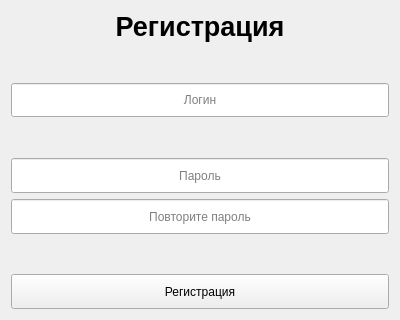
<?xml version="1.0" encoding="UTF-8"?>
<ui version="4.0">
 <class>registr</class>
 <widget class="QWidget" name="registr">
  <property name="geometry">
   <rect>
    <x>0</x>
    <y>0</y>
    <width>400</width>
    <height>320</height>
   </rect>
  </property>
  <property name="minimumSize">
   <size>
    <width>400</width>
    <height>320</height>
   </size>
  </property>
  <property name="maximumSize">
   <size>
    <width>400</width>
    <height>320</height>
   </size>
  </property>
  <property name="windowTitle">
   <string>Form</string>
  </property>
  <layout class="QGridLayout" name="gridLayout">
   <item row="1" column="0">
    <spacer name="verticalSpacer">
     <property name="orientation">
      <enum>Qt::Vertical</enum>
     </property>
     <property name="sizeType">
      <enum>QSizePolicy::MinimumExpanding</enum>
     </property>
     <property name="sizeHint" stdset="0">
      <size>
       <width>20</width>
       <height>30</height>
      </size>
     </property>
    </spacer>
   </item>
   <item row="3" column="0">
    <spacer name="verticalSpacer_2">
     <property name="orientation">
      <enum>Qt::Vertical</enum>
     </property>
     <property name="sizeType">
      <enum>QSizePolicy::MinimumExpanding</enum>
     </property>
     <property name="sizeHint" stdset="0">
      <size>
       <width>20</width>
       <height>30</height>
      </size>
     </property>
    </spacer>
   </item>
   <item row="4" column="0">
    <widget class="QLineEdit" name="PasswordEdit">
     <property name="sizePolicy">
      <sizepolicy hsizetype="Expanding" vsizetype="Expanding">
       <horstretch>0</horstretch>
       <verstretch>0</verstretch>
      </sizepolicy>
     </property>
     <property name="echoMode">
      <enum>QLineEdit::Password</enum>
     </property>
     <property name="alignment">
      <set>Qt::AlignCenter</set>
     </property>
     <property name="placeholderText">
      <string>Пароль</string>
     </property>
    </widget>
   </item>
   <item row="2" column="0">
    <widget class="QLineEdit" name="LoginEdit">
     <property name="sizePolicy">
      <sizepolicy hsizetype="Expanding" vsizetype="Expanding">
       <horstretch>0</horstretch>
       <verstretch>0</verstretch>
      </sizepolicy>
     </property>
     <property name="alignment">
      <set>Qt::AlignCenter</set>
     </property>
     <property name="placeholderText">
      <string>Логин</string>
     </property>
    </widget>
   </item>
   <item row="7" column="0">
    <widget class="QPushButton" name="RegistrButton">
     <property name="sizePolicy">
      <sizepolicy hsizetype="Minimum" vsizetype="Expanding">
       <horstretch>0</horstretch>
       <verstretch>0</verstretch>
      </sizepolicy>
     </property>
     <property name="text">
      <string>Регистрация</string>
     </property>
    </widget>
   </item>
   <item row="5" column="0">
    <widget class="QLineEdit" name="ConfPasswordEdit">
     <property name="sizePolicy">
      <sizepolicy hsizetype="Expanding" vsizetype="Expanding">
       <horstretch>0</horstretch>
       <verstretch>0</verstretch>
      </sizepolicy>
     </property>
     <property name="echoMode">
      <enum>QLineEdit::Password</enum>
     </property>
     <property name="alignment">
      <set>Qt::AlignCenter</set>
     </property>
     <property name="placeholderText">
      <string>Повторите пароль</string>
     </property>
    </widget>
   </item>
   <item row="0" column="0">
    <widget class="QLabel" name="RegText">
     <property name="sizePolicy">
      <sizepolicy hsizetype="Preferred" vsizetype="Fixed">
       <horstretch>0</horstretch>
       <verstretch>0</verstretch>
      </sizepolicy>
     </property>
     <property name="font">
      <font>
       <pointsize>20</pointsize>
       <weight>75</weight>
       <bold>true</bold>
       <underline>false</underline>
      </font>
     </property>
     <property name="layoutDirection">
      <enum>Qt::LeftToRight</enum>
     </property>
     <property name="text">
      <string>Регистрация</string>
     </property>
     <property name="alignment">
      <set>Qt::AlignCenter</set>
     </property>
    </widget>
   </item>
   <item row="6" column="0">
    <spacer name="verticalSpacer_3">
     <property name="orientation">
      <enum>Qt::Vertical</enum>
     </property>
     <property name="sizeType">
      <enum>QSizePolicy::MinimumExpanding</enum>
     </property>
     <property name="sizeHint" stdset="0">
      <size>
       <width>20</width>
       <height>30</height>
      </size>
     </property>
    </spacer>
   </item>
  </layout>
 </widget>
 <tabstops>
  <tabstop>LoginEdit</tabstop>
  <tabstop>PasswordEdit</tabstop>
  <tabstop>ConfPasswordEdit</tabstop>
  <tabstop>RegistrButton</tabstop>
 </tabstops>
 <resources/>
 <connections/>
</ui>
